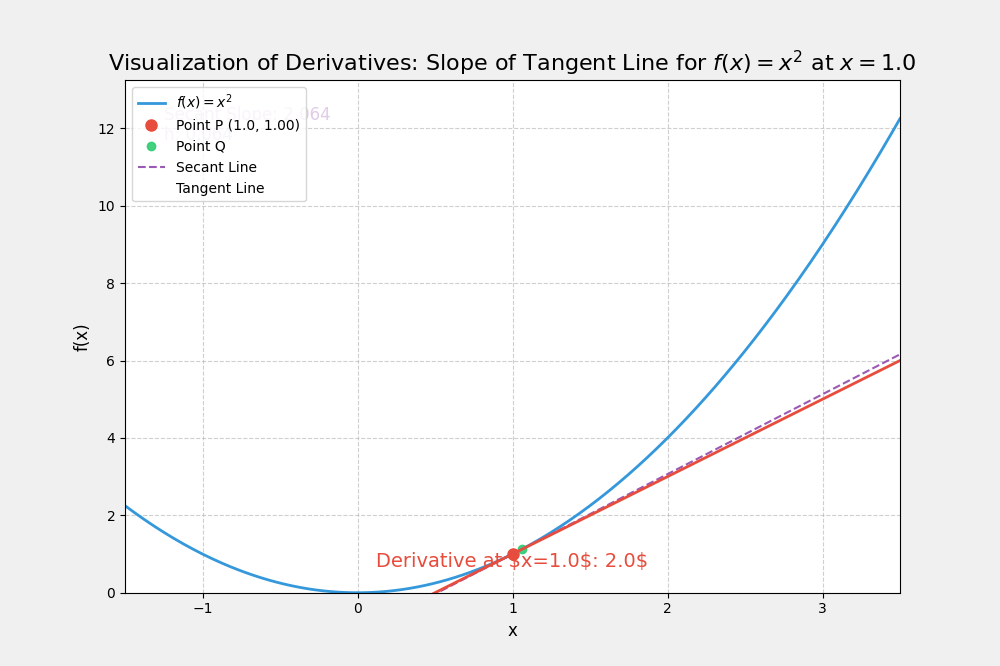

Python code for this plot:
import matplotlib.pyplot as plt
import numpy as np
from matplotlib.animation import FuncAnimation

# --- Configuration ---
FUNCTION = lambda x: x**2  # The function to visualize
DERIVATIVE_POINT_X = 1.0   # The x-value where we find the derivative
H_START = 2.0              # Initial 'h' value for the secant line
ANIMATION_FRAMES = 150     # Number of frames for the animation

def animate_derivatives():
    """
    Animates the concept of a derivative by showing a secant line
    approaching a tangent line as 'h' (the distance between two points)
    approaches zero.
    """
    fig, ax = plt.subplots(figsize=(10, 7))
    fig.patch.set_facecolor('#f0f0f0') # Light gray background for the figure
    ax.set_facecolor('#ffffff') # White background for the plot area

    x_vals = np.linspace(DERIVATIVE_POINT_X - 2.5, DERIVATIVE_POINT_X + 2.5, 400)
    y_vals = FUNCTION(x_vals)

    # Plot the main function
    ax.plot(x_vals, y_vals, label=r'$f(x) = x^2$', color='#3498db', linewidth=2)

    # Mark the fixed point for the derivative
    p_x = DERIVATIVE_POINT_X
    p_y = FUNCTION(p_x)
    ax.plot(p_x, p_y, 'o', color='#e74c3c', markersize=8, label=f'Point P ({p_x}, {p_y:.2f})')

    # Initialize movable point Q and the secant line
    q_x = p_x + H_START
    q_y = FUNCTION(q_x)
    # Initialize point_q with a list for data to avoid RuntimeError later
    point_q, = ax.plot([q_x], [q_y], 'o', color='#2ecc71', markersize=6, alpha=0.9, label='Point Q')
    secant_line, = ax.plot([], [], color='#9b59b6', linestyle='--', linewidth=1.5, label='Secant Line')
    tangent_line, = ax.plot([], [], color='#e74c3c', linestyle='-', linewidth=2, alpha=0.0, label='Tangent Line') # Initially hidden

    # Initialize text for slope and derivative
    slope_text = ax.text(0.05, 0.95, '', transform=ax.transAxes, fontsize=12, color='#9b59b6', verticalalignment='top')
    derivative_text = ax.text(0.5, 0.05, '', transform=ax.transAxes, fontsize=14, color='#e74c3c', horizontalalignment='center')

    ax.set_title(r'Visualization of Derivatives: Slope of Tangent Line for $f(x) = x^2$ at $x=' + str(DERIVATIVE_POINT_X) + '$', fontsize=16)
    ax.set_xlabel('x', fontsize=12)
    ax.set_ylabel('f(x)', fontsize=12)
    ax.grid(True, linestyle='--', alpha=0.6)
    ax.legend(loc='upper left', fontsize=10)
    ax.set_xlim(DERIVATIVE_POINT_X - 2.5, DERIVATIVE_POINT_X + 2.5)
    ax.set_ylim(0, FUNCTION(DERIVATIVE_POINT_X + 2.5) + 1)
    ax.set_aspect('auto')


    def update(frame):
        """
        Update function for the animation.
        Decreases 'h', moves point Q, updates the secant line and its slope.
        """
        # Calculate 'h' for the current frame, approaching 0 exponentially
        h = H_START * (0.5 ** (frame / (ANIMATION_FRAMES / 5)))

        q_x_current = p_x + h
        q_y_current = FUNCTION(q_x_current)

        # Update point Q's position - pass as lists
        point_q.set_data([q_x_current], [q_y_current])

        # Calculate and update secant line
        if h != 0: # Avoid division by zero when h is exactly 0
            slope_secant = (q_y_current - p_y) / h
        else:
            slope_secant = 2 * p_x # Actual derivative value for x^2 at x=p_x

        # Calculate points for drawing the secant line extended across the plot
        line_x = np.array([ax.get_xlim()[0], ax.get_xlim()[1]])
        line_y = p_y + slope_secant * (line_x - p_x)
        secant_line.set_data(line_x, line_y)
        slope_text.set_text(f'Secant Slope: {slope_secant:.3f}\nh: {h:.3f}')

        # Reveal tangent line and derivative text at the end
        if frame > ANIMATION_FRAMES * 0.8:
            # Calculate the true tangent line (derivative of x^2 is 2x)
            true_slope = 2 * p_x
            tangent_line.set_alpha(1.0) # Make tangent line visible
            tangent_line_y = p_y + true_slope * (line_x - p_x)
            tangent_line.set_data(line_x, tangent_line_y)
            derivative_text.set_text(r'Derivative at $x=' + str(DERIVATIVE_POINT_X) + '$: ' + str(true_slope) + '$')
            slope_text.set_alpha(0.3) # Fade secant slope text

        return point_q, secant_line, tangent_line, slope_text, derivative_text

    ani = FuncAnimation(fig, update, frames=ANIMATION_FRAMES, blit=True, repeat=False, interval=50)
    plt.show()

if __name__ == '__main__':
    animate_derivatives()
